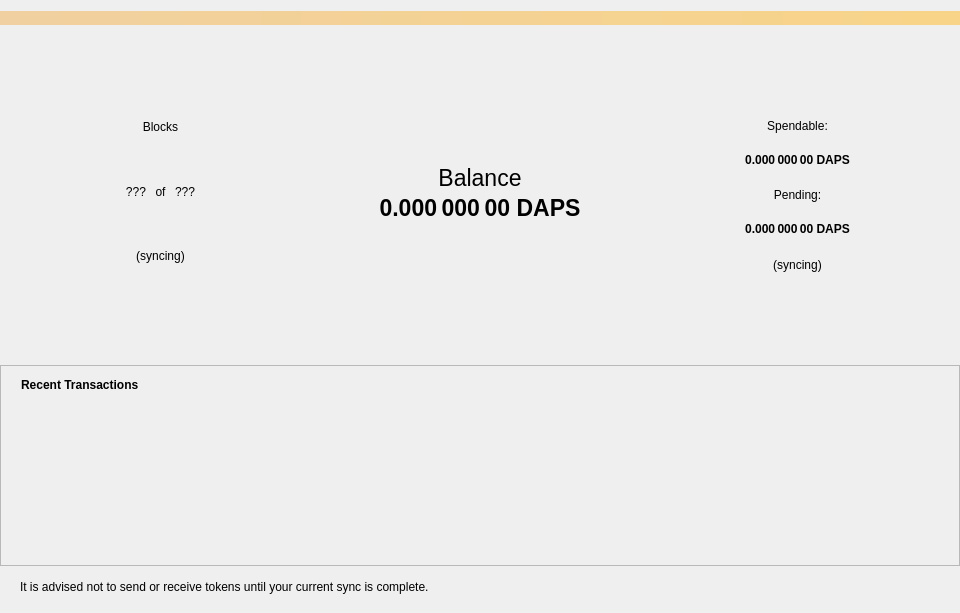
<?xml version="1.0" encoding="UTF-8"?>
<ui version="4.0">
 <class>OverviewPage</class>
 <widget class="QDialog" name="OverviewPage">
  <property name="geometry">
   <rect>
    <x>0</x>
    <y>0</y>
    <width>960</width>
    <height>613</height>
   </rect>
  </property>
  <property name="minimumSize">
   <size>
    <width>960</width>
    <height>0</height>
   </size>
  </property>
  <property name="windowTitle">
   <string>Form</string>
  </property>
  <property name="sizeGripEnabled">
   <bool>false</bool>
  </property>
  <layout class="QVBoxLayout" name="topLayout">
   <property name="leftMargin">
    <number>0</number>
   </property>
   <property name="rightMargin">
    <number>0</number>
   </property>
   <item>
    <widget class="QLabel" name="labelAlerts">
     <property name="visible">
      <bool>false</bool>
     </property>
     <property name="styleSheet">
      <string notr="true">background-color: qlineargradient(x1: 0, y1: 0, x2: 1, y2: 0, stop:0 #F0D0A0, stop:1 #F8D488); color:#000000;</string>
     </property>
     <property name="wordWrap">
      <bool>true</bool>
     </property>
     <property name="margin">
      <number>3</number>
     </property>
    </widget>
   </item>
   <item>
    <layout class="QVBoxLayout" name="verticalLayout" stretch="0,1">
     <item>
      <layout class="QHBoxLayout" name="horizontalLayout" stretch="0,0,0">
       <property name="spacing">
        <number>0</number>
       </property>
       <item>
        <widget class="QWidget" name="widgetSyncBlocks" native="true">
         <property name="sizePolicy">
          <sizepolicy hsizetype="Maximum" vsizetype="Maximum">
           <horstretch>1</horstretch>
           <verstretch>1</verstretch>
          </sizepolicy>
         </property>
         <property name="minimumSize">
          <size>
           <width>328</width>
           <height>328</height>
          </size>
         </property>
         <property name="baseSize">
          <size>
           <width>228</width>
           <height>228</height>
          </size>
         </property>
         <widget class="QWidget" name="layoutWidget_2">
          <property name="geometry">
           <rect>
            <x>0</x>
            <y>0</y>
            <width>321</width>
            <height>321</height>
           </rect>
          </property>
          <layout class="QVBoxLayout" name="verticalLayout_7">
           <property name="sizeConstraint">
            <enum>QLayout::SetDefaultConstraint</enum>
           </property>
           <item>
            <widget class="QLabel" name="labelBlocksText">
             <property name="text">
              <string>Blocks</string>
             </property>
             <property name="alignment">
              <set>Qt::AlignBottom|Qt::AlignHCenter</set>
             </property>
            </widget>
           </item>
           <item>
            <layout class="QHBoxLayout" name="horizontalLayout_5">
             <property name="sizeConstraint">
              <enum>QLayout::SetMinimumSize</enum>
             </property>
             <item>
              <widget class="QLabel" name="labelBlockCurrent">
               <property name="sizePolicy">
                <sizepolicy hsizetype="Minimum" vsizetype="Preferred">
                 <horstretch>0</horstretch>
                 <verstretch>0</verstretch>
                </sizepolicy>
               </property>
               <property name="text">
                <string>???</string>
               </property>
               <property name="alignment">
                <set>Qt::AlignRight|Qt::AlignTrailing|Qt::AlignVCenter</set>
               </property>
              </widget>
             </item>
             <item>
              <widget class="QLabel" name="labelBlockOf">
               <property name="sizePolicy">
                <sizepolicy hsizetype="Maximum" vsizetype="Preferred">
                 <horstretch>0</horstretch>
                 <verstretch>0</verstretch>
                </sizepolicy>
               </property>
               <property name="text">
                <string> of </string>
               </property>
               <property name="scaledContents">
                <bool>false</bool>
               </property>
               <property name="alignment">
                <set>Qt::AlignCenter</set>
               </property>
              </widget>
             </item>
             <item>
              <widget class="QLabel" name="labelBlocksTotal">
               <property name="sizePolicy">
                <sizepolicy hsizetype="Minimum" vsizetype="Preferred">
                 <horstretch>0</horstretch>
                 <verstretch>0</verstretch>
                </sizepolicy>
               </property>
               <property name="text">
                <string>???</string>
               </property>
               <property name="alignment">
                <set>Qt::AlignLeading|Qt::AlignLeft|Qt::AlignVCenter</set>
               </property>
              </widget>
             </item>
            </layout>
           </item>
           <item>
            <widget class="QLabel" name="labelBlockStatus">
             <property name="cursor">
              <cursorShape>WhatsThisCursor</cursorShape>
             </property>
             <property name="toolTip">
              <string>The displayed information may be out of date. Your wallet automatically synchronizes with the DAPS network after a connection is established, but this process has not completed yet.</string>
             </property>
             <property name="text">
              <string notr="true">(syncing)</string>
             </property>
             <property name="alignment">
              <set>Qt::AlignHCenter|Qt::AlignTop</set>
             </property>
            </widget>
           </item>
          </layout>
         </widget>
        </widget>
       </item>
       <item>
        <layout class="QVBoxLayout" name="verticalLayout_5">
         <property name="sizeConstraint">
          <enum>QLayout::SetDefaultConstraint</enum>
         </property>
         <item>
          <widget class="QLabel" name="label_2">
           <property name="text">
            <string/>
           </property>
          </widget>
         </item>
         <item>
          <widget class="QLabel" name="label_8">
           <property name="text">
            <string/>
           </property>
          </widget>
         </item>
         <item>
          <widget class="QLabel" name="label_3">
           <property name="text">
            <string/>
           </property>
          </widget>
         </item>
         <item>
          <widget class="QLabel" name="label_10">
           <property name="text">
            <string/>
           </property>
          </widget>
         </item>
         <item>
          <widget class="QLabel" name="label_7">
           <property name="font">
            <font>
             <pointsize>17</pointsize>
             <weight>50</weight>
             <bold>false</bold>
            </font>
           </property>
           <property name="text">
            <string>Balance</string>
           </property>
           <property name="textFormat">
            <enum>Qt::RichText</enum>
           </property>
           <property name="alignment">
            <set>Qt::AlignCenter</set>
           </property>
          </widget>
         </item>
         <item>
          <widget class="QLabel" name="labelBalance_2">
           <property name="font">
            <font>
             <pointsize>17</pointsize>
             <weight>75</weight>
             <bold>true</bold>
            </font>
           </property>
           <property name="cursor">
            <cursorShape>IBeamCursor</cursorShape>
           </property>
           <property name="toolTip">
            <string>Your current spendable balance</string>
           </property>
           <property name="text">
            <string notr="true">0.000 000 00 DAPS</string>
           </property>
           <property name="alignment">
            <set>Qt::AlignHCenter|Qt::AlignTop</set>
           </property>
           <property name="textInteractionFlags">
            <set>Qt::LinksAccessibleByMouse|Qt::TextSelectableByKeyboard|Qt::TextSelectableByMouse</set>
           </property>
          </widget>
         </item>
         <item>
          <widget class="QLabel" name="label_9">
           <property name="text">
            <string/>
           </property>
          </widget>
         </item>
         <item>
          <widget class="QLabel" name="label_11">
           <property name="text">
            <string/>
           </property>
          </widget>
         </item>
         <item>
          <widget class="QLabel" name="label_5">
           <property name="text">
            <string/>
           </property>
          </widget>
         </item>
         <item>
          <widget class="QLabel" name="label">
           <property name="text">
            <string/>
           </property>
          </widget>
         </item>
        </layout>
       </item>
       <item>
        <widget class="QWidget" name="widgetSyncBalance" native="true">
         <property name="sizePolicy">
          <sizepolicy hsizetype="Maximum" vsizetype="Maximum">
           <horstretch>1</horstretch>
           <verstretch>1</verstretch>
          </sizepolicy>
         </property>
         <property name="minimumSize">
          <size>
           <width>328</width>
           <height>328</height>
          </size>
         </property>
         <property name="baseSize">
          <size>
           <width>328</width>
           <height>328</height>
          </size>
         </property>
         <widget class="QWidget" name="layoutWidget_3">
          <property name="geometry">
           <rect>
            <x>0</x>
            <y>0</y>
            <width>331</width>
            <height>328</height>
           </rect>
          </property>
          <layout class="QVBoxLayout" name="verticalLayout_2">
           <item>
            <spacer name="verticalSpacer">
             <property name="orientation">
              <enum>Qt::Vertical</enum>
             </property>
             <property name="sizeType">
              <enum>QSizePolicy::Preferred</enum>
             </property>
             <property name="sizeHint" stdset="0">
              <size>
               <width>20</width>
               <height>80</height>
              </size>
             </property>
            </spacer>
           </item>
           <item>
            <widget class="QLabel" name="labelBalanceText">
             <property name="sizePolicy">
              <sizepolicy hsizetype="Minimum" vsizetype="Preferred">
               <horstretch>0</horstretch>
               <verstretch>0</verstretch>
              </sizepolicy>
             </property>
             <property name="text">
              <string>Spendable:</string>
             </property>
             <property name="alignment">
              <set>Qt::AlignCenter</set>
             </property>
            </widget>
           </item>
           <item>
            <widget class="QLabel" name="labelBalance">
             <property name="sizePolicy">
              <sizepolicy hsizetype="Minimum" vsizetype="Preferred">
               <horstretch>0</horstretch>
               <verstretch>0</verstretch>
              </sizepolicy>
             </property>
             <property name="font">
              <font>
               <weight>75</weight>
               <bold>true</bold>
              </font>
             </property>
             <property name="cursor">
              <cursorShape>IBeamCursor</cursorShape>
             </property>
             <property name="toolTip">
              <string>Your current spendable balance</string>
             </property>
             <property name="text">
              <string notr="true">0.000 000 00 DAPS</string>
             </property>
             <property name="alignment">
              <set>Qt::AlignCenter</set>
             </property>
             <property name="textInteractionFlags">
              <set>Qt::LinksAccessibleByMouse|Qt::TextSelectableByKeyboard|Qt::TextSelectableByMouse</set>
             </property>
            </widget>
           </item>
           <item>
            <widget class="QLabel" name="labelPendingText">
             <property name="sizePolicy">
              <sizepolicy hsizetype="Minimum" vsizetype="Minimum">
               <horstretch>0</horstretch>
               <verstretch>0</verstretch>
              </sizepolicy>
             </property>
             <property name="text">
              <string>Pending:</string>
             </property>
             <property name="alignment">
              <set>Qt::AlignCenter</set>
             </property>
            </widget>
           </item>
           <item>
            <widget class="QLabel" name="labelUnconfirmed">
             <property name="font">
              <font>
               <weight>75</weight>
               <bold>true</bold>
              </font>
             </property>
             <property name="cursor">
              <cursorShape>IBeamCursor</cursorShape>
             </property>
             <property name="toolTip">
              <string>Total of transactions that have yet to be confirmed, and do not yet count toward the spendable balance</string>
             </property>
             <property name="text">
              <string notr="true">0.000 000 00 DAPS</string>
             </property>
             <property name="alignment">
              <set>Qt::AlignCenter</set>
             </property>
             <property name="textInteractionFlags">
              <set>Qt::LinksAccessibleByMouse|Qt::TextSelectableByKeyboard|Qt::TextSelectableByMouse</set>
             </property>
            </widget>
           </item>
           <item>
            <widget class="QLabel" name="labelWalletStatus">
             <property name="enabled">
              <bool>true</bool>
             </property>
             <property name="cursor">
              <cursorShape>WhatsThisCursor</cursorShape>
             </property>
             <property name="toolTip">
              <string>The displayed information may be out of date. Your wallet automatically synchronizes with the DAPS network after a connection is established, but this process has not completed yet.</string>
             </property>
             <property name="text">
              <string notr="true">(syncing)</string>
             </property>
             <property name="alignment">
              <set>Qt::AlignCenter</set>
             </property>
            </widget>
           </item>
           <item>
            <spacer name="verticalSpacer_2">
             <property name="orientation">
              <enum>Qt::Vertical</enum>
             </property>
             <property name="sizeType">
              <enum>QSizePolicy::Preferred</enum>
             </property>
             <property name="sizeHint" stdset="0">
              <size>
               <width>20</width>
               <height>80</height>
              </size>
             </property>
            </spacer>
           </item>
          </layout>
         </widget>
        </widget>
       </item>
      </layout>
     </item>
     <item>
      <layout class="QVBoxLayout" name="verticalLayout_3" stretch="1">
       <item>
        <widget class="QFrame" name="frame_2">
         <property name="sizePolicy">
          <sizepolicy hsizetype="Preferred" vsizetype="Preferred">
           <horstretch>0</horstretch>
           <verstretch>0</verstretch>
          </sizepolicy>
         </property>
         <property name="frameShape">
          <enum>QFrame::StyledPanel</enum>
         </property>
         <property name="frameShadow">
          <enum>QFrame::Raised</enum>
         </property>
         <layout class="QVBoxLayout" name="verticalLayout1">
          <property name="leftMargin">
           <number>0</number>
          </property>
          <property name="rightMargin">
           <number>0</number>
          </property>
          <item>
           <layout class="QHBoxLayout" name="horizontalLayout_2">
            <property name="leftMargin">
             <number>20</number>
            </property>
            <item>
             <widget class="QLabel" name="lblRecentTransaction">
              <property name="font">
               <font>
                <weight>75</weight>
                <bold>true</bold>
               </font>
              </property>
              <property name="toolTip">
               <string>Recent Transactions</string>
              </property>
              <property name="text">
               <string>Recent Transactions</string>
              </property>
             </widget>
            </item>
            <item>
             <spacer name="horizontalSpacer">
              <property name="orientation">
               <enum>Qt::Horizontal</enum>
              </property>
              <property name="sizeHint" stdset="0">
               <size>
                <width>40</width>
                <height>20</height>
               </size>
              </property>
             </spacer>
            </item>
           </layout>
          </item>
          <item>
           <layout class="QVBoxLayout" name="verticalLayout_6">
            <item>
             <layout class="QVBoxLayout" name="verticalLayoutRecent"/>
            </item>
            <item>
             <spacer name="verticalSpacer_3">
              <property name="orientation">
               <enum>Qt::Vertical</enum>
              </property>
              <property name="sizeHint" stdset="0">
               <size>
                <width>20</width>
                <height>40</height>
               </size>
              </property>
             </spacer>
            </item>
           </layout>
          </item>
         </layout>
        </widget>
       </item>
      </layout>
     </item>
    </layout>
   </item>
   <item>
    <layout class="QHBoxLayout" name="horizontalLayout_3">
     <property name="leftMargin">
      <number>20</number>
     </property>
     <property name="topMargin">
      <number>0</number>
     </property>
     <property name="bottomMargin">
      <number>0</number>
     </property>
     <item>
      <widget class="QLabel" name="lblHelp">
       <property name="text">
        <string>It is advised not to send or receive tokens until your current sync is complete.</string>
       </property>
      </widget>
     </item>
     <item alignment="Qt::AlignRight">
      <widget class="QPushButton" name="btnLockUnlock">
       <property name="sizePolicy">
        <sizepolicy hsizetype="Fixed" vsizetype="Fixed">
         <horstretch>0</horstretch>
         <verstretch>0</verstretch>
        </sizepolicy>
       </property>
       <property name="minimumSize">
        <size>
         <width>30</width>
         <height>30</height>
        </size>
       </property>
       <property name="styleSheet">
        <string notr="true">border-image: url(:/images/lock) 0 0 0 0 stretch stretch;</string>
       </property>
       <property name="text">
        <string/>
       </property>
       <property name="autoDefault">
        <bool>false</bool>
       </property>
       <property name="flat">
        <bool>true</bool>
       </property>
      </widget>
     </item>
    </layout>
   </item>
  </layout>
 </widget>
 <resources/>
 <connections/>
</ui>
